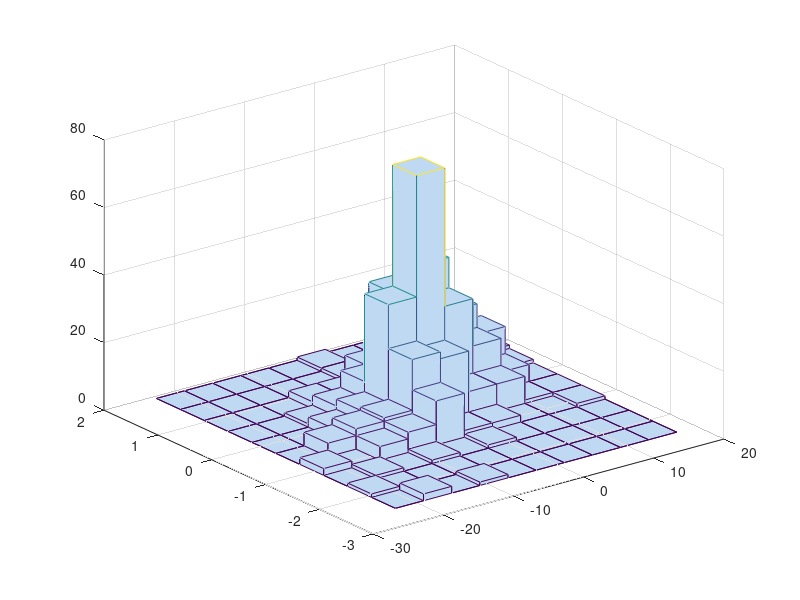

MATLAB code to generate this figure:

data = importdata('findata.txt');
x=data(:,1);
y=data(:,2);
%figure;
%plot(x); hold on;
%figure;
%plot(y);

%hist(x);
%figure;
%hist(y);
hist3(data);

%printf('skewness(x) = %g \n',skewness(x));
%printf('skewness(y) = %g \n',skewness(y));
%printf('corr(x,y) = %g \n',corr(x,y));
%
%plot(x,y,'*');


